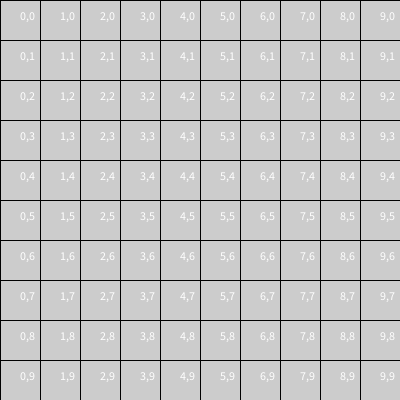
Frame 1 (no input)
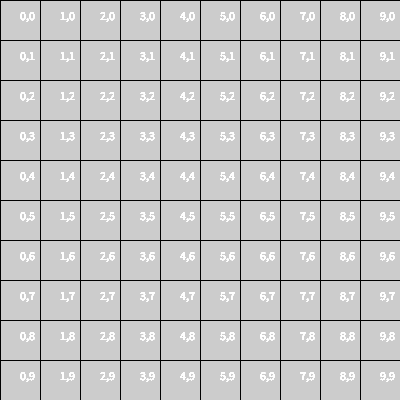
Frame 60 (the mouse pressed at the canvas centre just before this capture)
Frame 120 (the mouse held since frame 60 and released just before this capture): identical to frame 60, image omitted

The Processing sketch that drew these frames (run headless with seeded random() and noise(); from frame 60 on, the mouse is pressed at the canvas centre):

// Processing sketch: for_anidado_grilla
// ── for_anidado_grilla.pde
void setup(){
  size(400, 400);
}

void draw(){
  for(int i=0; i < 10; i++){
    for(int j=0; j < 10; j++){
      noFill();
      rect(i*40, j*40, 40, 40);
      text(i + "," + j, i*40 + 20, j*40 + 20);
    }
  }
}
